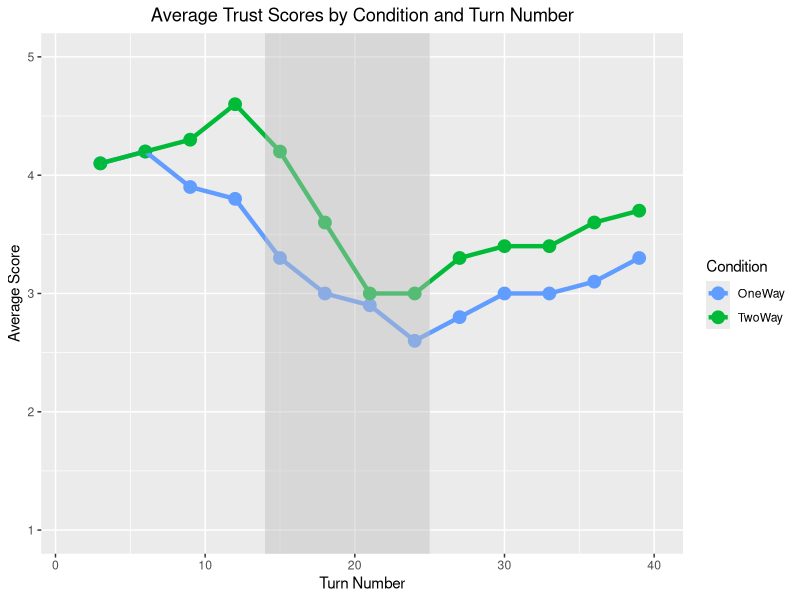

Recreate this plot in R. (Note: this script raises an error after producing the figure.)
# maybe add comments section?
# add ability to hover and get values
# data analysis -> glm to consider participant trends 
library(ggplot2)
library(dplyr)
DataTrustState<-read.csv(file="DataTrustState.csv") 
DTSog <- data.frame(
  participantNumber=c(DataTrustState[, c(1)] ),
  Condition=c(DataTrustState[, c(2)] ),
  turn_number=c(DataTrustState[, c(3)] ),
  score=c(DataTrustState[, c(4)] )
)
# Remove rows with missing values in the "Score" column
DTS <- DTSog[!is.na(DTSog$score), ]
# Reorder the rows by Turn within each Condition
sorted_DTS <- DTS %>% arrange(Condition, turn_number)
##################################################################################
# Calculate the average scores for each condition and turn number
averages <- aggregate(score ~ turn_number + Condition, data = sorted_DTS, FUN = mean)
condition_colors <- c(NoWay = "#f8766d", OneWay = "#619cff", TwoWay = "#00ba38")
## Averages scatter plot
ggplot(averages, aes(x = turn_number, y = score, color = Condition)) +
  geom_point(size=4) +
  geom_line(linewidth=1.5) +
  scale_color_manual(values = condition_colors) +
  expand_limits(x=c(1, 40),y=c(1,5)) +
  theme(plot.title = element_text(hjust=0.5)) +
  annotate("rect", xmin = 14, xmax = 25, ymin = -Inf, ymax = Inf, alpha = .45,fill = "grey") + 
  xlim(1, 40) + ylim(1, 5) +
  labs(title = "Average Trust Scores by Condition and Turn Number", 
       x = "Turn Number",
       y = "Average Score")
##################################################################################
## Oneway Communication Plot
OneWay_data <- sorted_DTS[sorted_DTS$Condition == "OneWay", ]
# Plot scatter plot
blue_shades <- c("#619cff", "#4682d4", "#2f77ca", "#177cc0", "#086ea6", "#005a7a", "#619cff99")
# Plot scatterplot with connected lines, each a different shade of blue per participant
ggplot(OneWay_data, aes(x = turn_number, y = score, color = as.factor(participantNumber))) +
  geom_point(size=4) +
  geom_line(linewidth=1.5, aes(group = participantNumber), alpha = 0.5) +
  labs(x = "Turn Number", y = "Score", title = "Scatterplot of Participant Scores with Connected Lines") +
  scale_color_manual(values = blue_shades) +
  annotate("rect", xmin = 14, xmax = 25, ymin = -Inf, ymax = Inf, alpha = .45,fill = "grey") + 
  xlim(1, 40) + ylim(1, 5) +
  theme_minimal()
## Twoway Communication Plot
TwoWay_data <- sorted_DTS[sorted_DTS$Condition == "TwoWay", ]
# Plot scatter plot
green_shades <- c("#00ba38", "#12c94b", "#24d45d", "#36df70", "#49ea82", "#5bf494", "#2ca34d")
# Plot scatterplot with connected lines, each a different shade of blue per participant
ggplot(TwoWay_data, aes(x = turn_number, y = score, color = as.factor(participantNumber))) +
  geom_point(size=4) +
  geom_line(linewidth=1.5, aes(group = participantNumber), alpha = 0.5) +
  labs(x = "Turn Number", y = "Score", title = "Scatterplot of Participant Scores with Connected Lines") +
  annotate("rect", xmin = 14, xmax = 25, ymin = -Inf, ymax = Inf, alpha = .45,fill = "grey") + 
  scale_color_manual(values = green_shades) +
  theme_minimal()
##################################################################################
##################################################################################
(lme4)
lmm_model <- lmer(score ~ Condition * turn_number + (1 | participantNumber), data = sorted_DTS)
summary(lmm_model)
library(emmeans)
emm <- emmeans(lmm_model, ~ Condition | turn_number)
plot(emm, comparisons = TRUE)
##################################################################################
# this anova shows significance between the conditions, but not between the condition and turn number 
anova_result <- aov(score ~ Condition * turn_number + Error(participantNumber/turn_number), data = sorted_DTS)
summary(anova_result)
#interaction plot
interaction.plot(sorted_DTS$turn_number, sorted_DTS$Condition, sorted_DTS$score, type = "b", xlab = "turn_number", ylab = "Scores")
#pairwise comparisons
pairwise_comp <- pairwise.t.test(sorted_DTS$score, sorted_DTS$Condition, p.adj = "bonferroni")
print(pairwise_comp)
##################################################################################
# Summary Stats
sorted_DTS %>%
  group_by(Condition, turn_number) %>%
  get_summary_stats(score, type = "mean_sd")
# actual anova
res.aov <- anova_test(
  data = sorted_DTS, dv = score, wid = participantNumber,
  within = c(Condition, turn_number)
)
get_anova_table(res.aov)
# Pairwise comparisons between Conditions
pwc <- sorted_DTS %>%
  group_by(turn_number) %>%
  pairwise_t_test(
    score ~ Condition, paired = TRUE,
    p.adjust.method = "bonferroni"
  )
pwc
# Boxplot of summary stats for turn number 
pwc <- pwc %>% add_xy_position(x = "turn_number")
bxp <- ggboxplot(
  sorted_DTS, x = "turn_number", y = "score",
  fill = "Condition", palette = c("#619cff", "#00ba38") 
)
bxp + 
  stat_pvalue_manual(pwc, tip.length = 0, hide.ns = TRUE) +
  labs(
    subtitle = get_test_label(res.aov, detailed = TRUE),
    caption = get_pwc_label(pwc) 
  )

# Boxplot of summary stats for Condition
pwc <- pwc %>% add_xy_position(x = "Condition")
bxp <- ggboxplot(
  sorted_DTS, x = "Condition", y = "score",
  fill = "Condition", palette = c("#619cff", "#00ba38") 
)
bxp + 
  stat_pvalue_manual(pwc, tip.length = 0, hide.ns = TRUE) +
  labs(
    subtitle = get_test_label(res.aov, detailed = TRUE),
    caption = get_pwc_label(pwc) 
  )
################################################################################################
# Now divided into sections (1,2,3) for average conditional difference
sorted_DTS_Stage1 <- sorted_DTS[sorted_DTS$turn_number < 14, ]
sorted_DTS_Stage2 <- sorted_DTS[sorted_DTS$turn_number <= 25 & sorted_DTS$turn_number >= 14, ]
sorted_DTS_Stage3 <- sorted_DTS[sorted_DTS$turn_number < 25, ]
##################################################################################################
# Summary Stats
sorted_DTS_Stage1 %>%
  group_by(Condition, turn_number) %>%
  get_summary_stats(score, type = "mean_sd")
# actual anova
res.aov <- anova_test(
  data = sorted_DTS_Stage1, dv = score, wid = participantNumber,
  within = c(Condition, turn_number)
)
get_anova_table(res.aov)
# Pairwise comparisons between Conditions
pwc <- sorted_DTS_Stage1 %>%
  group_by(turn_number) %>%
  pairwise_t_test(
    score ~ Condition, paired = TRUE,
    p.adjust.method = "bonferroni"
  )
pwc
# Boxplot of summary stats for Condition
pwc <- pwc %>% add_xy_position(x = "Condition")
bxp <- ggboxplot(
  sorted_DTS_Stage1, x = "Condition", y = "score",
  fill = "Condition", palette = c("#619cff", "#00ba38") 
)
bxp + 
  stat_pvalue_manual(pwc, tip.length = 0, hide.ns = TRUE) +
  labs(
    subtitle = get_test_label(res.aov, detailed = TRUE),
    caption = get_pwc_label(pwc) 
  )
###############################################################################
# Summary Stats
sorted_DTS_Stage2 %>%
  group_by(Condition, turn_number) %>%
  get_summary_stats(score, type = "mean_sd")
# actual anova
res.aov <- anova_test(
  data = sorted_DTS_Stage2, dv = score, wid = participantNumber,
  within = c(Condition, turn_number)
)
get_anova_table(res.aov)
# Pairwise comparisons between Conditions
pwc <- sorted_DTS_Stage2 %>%
  group_by(turn_number) %>%
  pairwise_t_test(
    score ~ Condition, paired = TRUE,
    p.adjust.method = "bonferroni"
  )
pwc
# Boxplot of summary stats for Condition
pwc <- pwc %>% add_xy_position(x = "Condition")
bxp <- ggboxplot(
  sorted_DTS_Stage2, x = "Condition", y = "score",
  fill = "Condition", palette = c("#619cff", "#00ba38") 
)
bxp + 
  stat_pvalue_manual(pwc, tip.length = 0, hide.ns = TRUE) +
  labs(
    subtitle = get_test_label(res.aov, detailed = TRUE),
    caption = get_pwc_label(pwc) 
  )
################################################################################
sorted_DTS_Stage3 %>%
  group_by(Condition, turn_number) %>%
  get_summary_stats(score, type = "mean_sd")
# actual anova
res.aov <- anova_test(
  data = sorted_DTS_Stage3, dv = score, wid = participantNumber,
  within = c(Condition, turn_number)
)
get_anova_table(res.aov)
# Pairwise comparisons between Conditions
pwc <- sorted_DTS_Stage3 %>%
  group_by(turn_number) %>%
  pairwise_t_test(
    score ~ Condition, paired = TRUE,
    p.adjust.method = "bonferroni"
  )
pwc
# Boxplot of summary stats for Condition
pwc <- pwc %>% add_xy_position(x = "Condition")
bxp <- ggboxplot(
  sorted_DTS_Stage3, x = "Condition", y = "score",
  fill = "Condition", palette = c("#619cff", "#00ba38") 
)
bxp + 
  stat_pvalue_manual(pwc, tip.length = 0, hide.ns = TRUE) +
  labs(
    subtitle = get_test_label(res.aov, detailed = TRUE),
    caption = get_pwc_label(pwc) 
  )
################################################################################
################################################################################
# Add ability to see differences in score for each participant 
# Two-way - OneWay
# So we want the difference to be larger 
library(dplyr)
library(ggplot2)
# Calculate the difference in score between conditions for each participant for each turn
sorted_DTS_difference <- sorted_DTS %>%
  group_by(participantNumber, turn_number) %>%
  summarize(score_difference = diff(score))
# define shaded rectangles 
rect1 <- data.frame (xmin=0, xmax=40, ymin=-4.2, ymax=-0.8)
rect2 <- data.frame (xmin=0, xmax=40, ymin=0.8, ymax=4.2)

## Differences scatter plot
ggplot(sorted_DTS_difference, aes(x = turn_number, y = score_difference, color = as.factor(participantNumber))) +
  geom_rect(data=rect1, aes(xmin=xmin, xmax=xmax, ymin=ymin, ymax=ymax), fill="#619cff", alpha=0.35, inherit.aes = FALSE) +
  geom_rect(data=rect2, aes(xmin=xmin, xmax=xmax, ymin=ymin, ymax=ymax), fill="#00ba38", alpha=0.35, inherit.aes = FALSE) +
  geom_point() +
  labs(x = "Turn Number", y = "Score Difference") +
  ggtitle("Score Difference between Conditions by Turn for Each Participant") +
  geom_point(size=3) +
  geom_line(linewidth=1) +
  scale_color_grey() +
  expand_limits(x=c(1, 40),y=c(-4,4)) +
  scale_y_continuous(breaks = seq(-4, 4, by = 1)) + 
  theme_minimal() 
